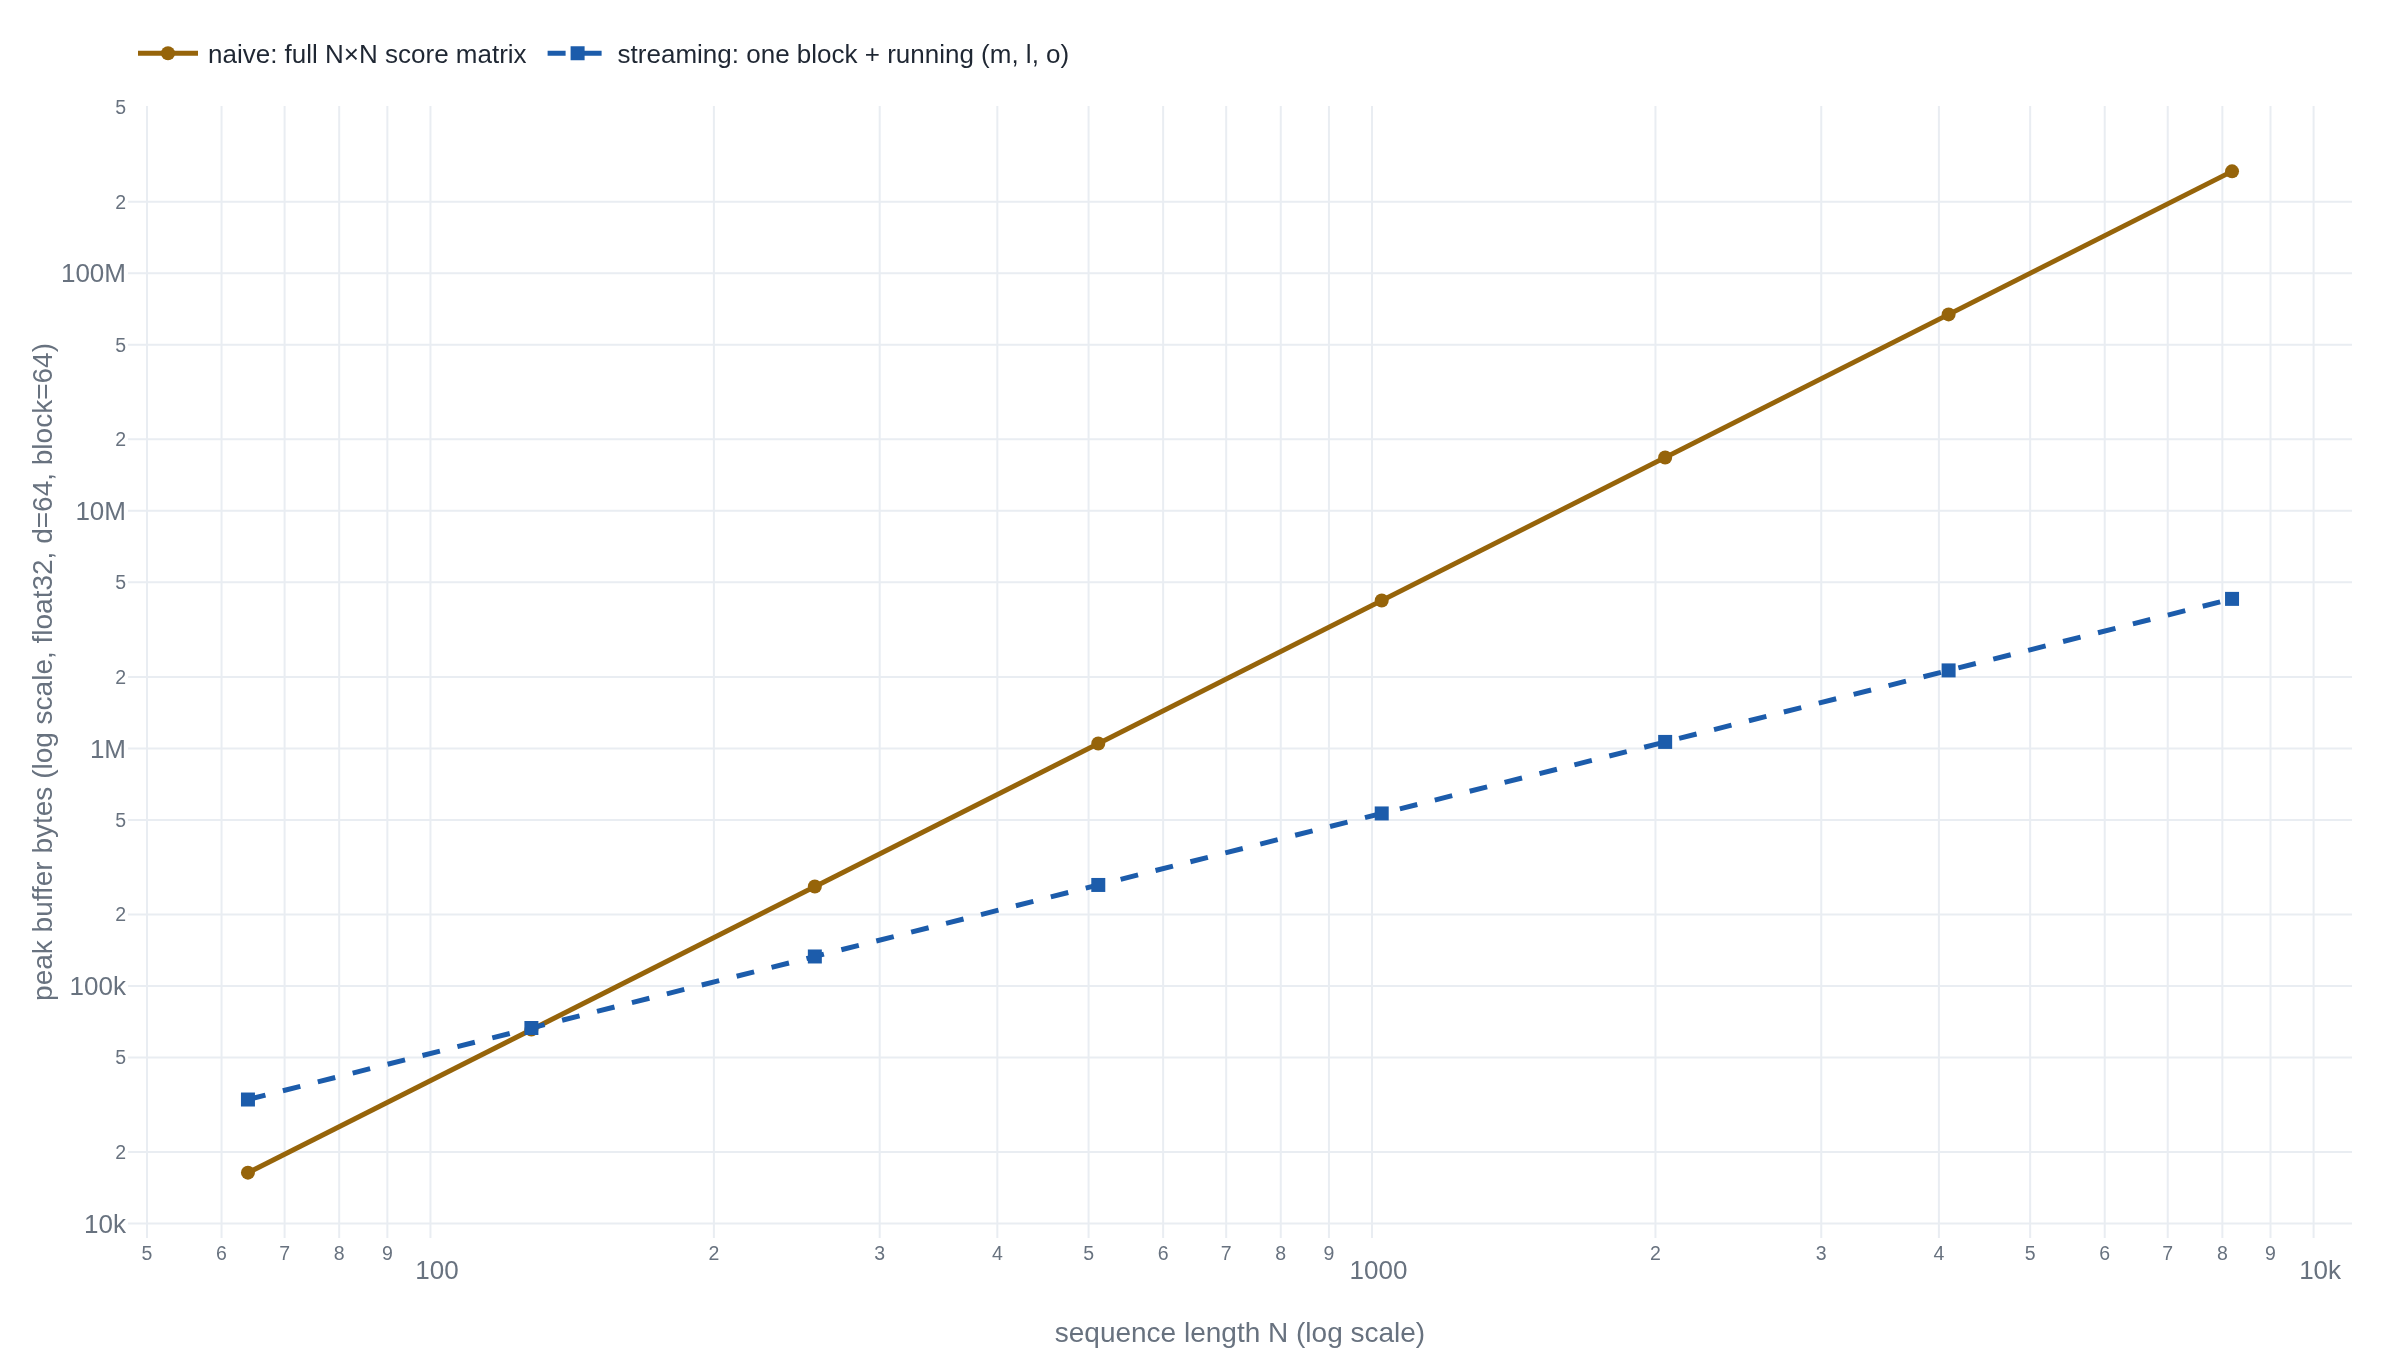

Reproduce this figure in Python.
"""Peak buffer memory vs sequence length N, float32, head dim d=64.

naive:     the full N x N score matrix S = QK^T, held in memory at once.
streaming: one K/V block's (N x block_size) score buffer plus the three
           running per-query accumulators (m, l, o), block_size=64.

The byte counts below are the closed-form version of the same accounting
attention_core.py performs empirically via ndarray.nbytes while it runs
naive_attention() and streaming_attention() -- confirmed to match exactly at
every N in this article's own measured run (e.g. N=8192: naive 268,435,456 B,
streaming 4,259,840 B, both reproduced here).

Provenance for chart-1.png."""
import numpy as np
import plotly.graph_objects as go

ITEMSIZE = np.dtype(np.float32).itemsize  # 4


def naive_peak_bytes(n):
    return n * n * ITEMSIZE


def streaming_peak_bytes(n, d, block_size):
    score_block = n * block_size * ITEMSIZE
    running_m = n * ITEMSIZE
    running_l = n * ITEMSIZE
    running_o = n * d * ITEMSIZE
    return score_block + running_m + running_l + running_o


d = 64
block_size = 64
Ns = [64, 128, 256, 512, 1024, 2048, 4096, 8192]
naive = [naive_peak_bytes(n) for n in Ns]
stream = [streaming_peak_bytes(n, d, block_size) for n in Ns]

fig = go.Figure()
fig.add_trace(
    go.Scatter(name="naive: full N×N score matrix", x=Ns, y=naive, mode="lines+markers")
)
fig.add_trace(
    go.Scatter(
        name="streaming: one block + running (m, l, o)",
        x=Ns,
        y=stream,
        mode="lines+markers",
    )
)
fig.update_layout(
    xaxis_title="sequence length N (log scale)",
    yaxis_title="peak buffer bytes (log scale, float32, d=64, block=64)",
    xaxis_type="log",
    yaxis_type="log",
)
